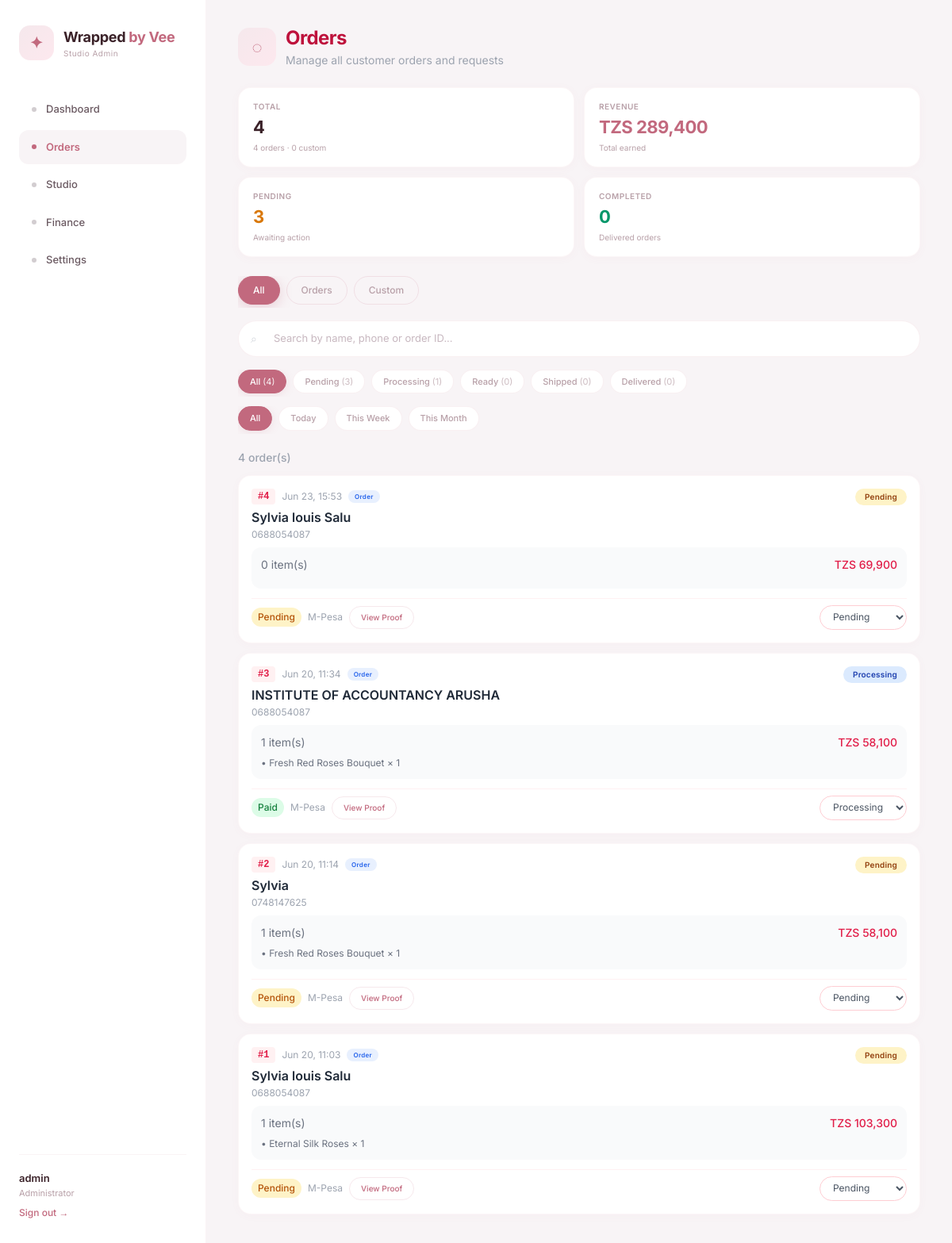
Page /admin/orders.php (signed in) on the committed database.
### tables this page shows
CREATE TABLE `orders` (
  `id` int(11) NOT NULL,
  `order_number` varchar(50) DEFAULT NULL,
  `client_name` varchar(255) NOT NULL,
  `client_email` varchar(255) DEFAULT NULL,
  `address` text NOT NULL,
  `phone` varchar(50) NOT NULL,
  `payment_method` varchar(50) DEFAULT 'M-Pesa',
  `total_amount` decimal(12,2) NOT NULL,
  `gift_wrap_selected` tinyint(1) DEFAULT 0,
  `status` varchar(50) DEFAULT 'Pending',
  `tracking_status` varchar(50) DEFAULT 'Pending',
  `payment_status` varchar(50) DEFAULT 'Pending',
  `items` text DEFAULT NULL,
  `delivery_notes` text DEFAULT NULL,
  `payment_proof` varchar(255) DEFAULT NULL,
  `created_at` timestamp NOT NULL DEFAULT current_timestamp()
);

### admin/orders.php (the view, shortened to what the rows shown need)
<?php
require_once '../functions.php';
$orderType = $_GET['type'] ?? 'all';
$statusFilter = $_GET['status'] ?? 'all';
$dateFilter = $_GET['date'] ?? 'all';
$searchQuery = $_GET['search'] ?? '';
$allOrders = getAllOrders();
$regularOrders = array_filter($allOrders, function($o) {
    return $o['payment_method'] !== 'Custom Request';
});
$customOrders = array_filter($allOrders, function($o) {
    return $o['payment_method'] === 'Custom Request';
});
if ($orderType === 'regular') {
    $orders = $regularOrders;
    $activeTab = 'regular';
} elseif ($orderType === 'custom') {
    $orders = $customOrders;
    $activeTab = 'custom';
} else {
    $orders = array_merge($regularOrders, $customOrders);
}
$filteredOrders = array_filter($orders, function($order) use ($statusFilter, $dateFilter, $searchQuery) {
    if ($statusFilter !== 'all' && $order['payment_method'] !== 'Custom Request') {
        if (($order['tracking_status'] ?? 'Pending') !== $statusFilter) {
            return false;
        }
    }
    if ($dateFilter !== 'all') {
        $orderDate = date('Y-m-d', strtotime($order['created_at']));
        $today = date('Y-m-d');
        $weekAgo = date('Y-m-d', strtotime('-7 days'));
        $monthAgo = date('Y-m-d', strtotime('-30 days'));
        if ($dateFilter === 'today' && $orderDate !== $today) return false;
        if ($dateFilter === 'week' && $orderDate < $weekAgo) return false;
        if ($dateFilter === 'month' && $orderDate < $monthAgo) return false;
    }
    if ($searchQuery) {
        $searchLower = strtolower($searchQuery);
        if (strpos(strtolower($order['client_name']), $searchLower) === false &&
            strpos(strtolower($order['phone']), $searchLower) === false &&
            strpos(strtolower($order['id']), $searchLower) === false) {
            return false;
        }
    }
    return true;
});
?>
<!DOCTYPE html>
<html lang="en">
<head>
    <script src="https://cdn.tailwindcss.com"></script>
</head>
<body>
<div class="main-content">
    <div class="max-w-7xl mx-auto">
        <div class="flex items-center gap-3 mb-6">
            <div>
                <h1 class="text-2xl font-bold text-rose-700 tracking-tight">Orders</h1>
            </div>
        </div>
        <div class="space-y-3">
            <?php if(count($filteredOrders) > 0): ?>
                <?php foreach($filteredOrders as $order):
                    $isCustom = $order['payment_method'] === 'Custom Request';
                    $orderDate = date('M d, H:i', strtotime($order['created_at']));
                    $proofPath = $order['payment_proof'] ?? '';
                    $hasProof = !empty($proofPath);
                    $proofExists = false;
                    $fullProofPath = '';
                    $proofFilename = '';
                    if ($hasProof) {
                        $proofFilename = basename($proofPath);
                        if (!$proofExists) {
                            $fullProofPath = $proofPath;
                        }
                    }
                    $isPaid = ($order['payment_status'] ?? 'Pending') === 'Paid';
                    if ($isCustom):
                        $notes = json_decode($order['delivery_notes'], true);
                        $requestType = $notes['request_type'] ?? 'General';
                        $badgeClass = 'badge-other';
                        if (strpos($requestType, 'Flower') !== false) $badgeClass = 'badge-flowers';
                        elseif (strpos($requestType, 'Gift') !== false) $badgeClass = 'badge-gift';
                        elseif (strpos($requestType, 'Decor') !== false) $badgeClass = 'badge-decor';
                        elseif (strpos($requestType, 'Event') !== false) $badgeClass = 'badge-event';
                ?>
                <div class="custom-card">
                    <div class="flex justify-between items-start mb-2">
                        <div>
                            <div class="flex items-center gap-2 mb-1">
                                <span class="text-xs font-mono font-bold text-purple-600 bg-purple-50 px-2 py-0.5 rounded">#<?php echo $order['id']; ?></span>
                                <span class="text-xs text-gray-400"><?php echo $orderDate; ?></span>
                                <span class="type-indicator type-custom">Custom</span>
                            </div>
                            <p class="font-semibold text-gray-800"><?php echo htmlspecialchars($order['client_name']); ?></p>
                            <p class="text-xs text-gray-400 mt-0.5"><?php echo htmlspecialchars($order['phone']); ?></p>
                        </div>
                        <span class="request-badge <?php echo $badgeClass; ?>"><?php echo htmlspecialchars($requestType); ?></span>
                    </div>
                    <div class="mb-2"><p class="text-sm text-gray-600">📍 <?php echo htmlspecialchars(substr($order['address'], 0, 60)); ?></p></div>
                    <div class="vision-box"><p class="text-xs text-rose-500 mb-1 font-medium">Vision</p><p class="text-sm text-gray-700"><?php echo htmlspecialchars($notes['vision'] ?? 'No description'); ?></p></div>
                    <?php if($notes['is_gift'] ?? false): ?>
                        <div class="mt-3 pt-2 border-t border-rose-50">
                            <p class="text-xs text-rose-500 font-medium">Gift for: <?php echo htmlspecialchars($notes['recipient_name'] ?? 'Someone special'); ?></p>
                        </div>
                    <?php endif; ?>
                </div>
                <?php else:
                    $statusClass = 'status-' . strtolower($order['tracking_status'] ?? 'pending');
                    $items = json_decode($order['items'], true);
                    $itemCount = count($items);
                ?>
                <div class="order-card">
                    <div class="flex justify-between items-start mb-2">
                        <div>
                            <div class="flex items-center gap-2 mb-1">
                                <span class="text-xs font-mono font-bold text-rose-600 bg-rose-50 px-2 py-0.5 rounded">#<?php echo $order['id']; ?></span>
                                <span class="text-xs text-gray-400"><?php echo $orderDate; ?></span>
                                <span class="type-indicator type-regular">Order</span>
                            </div>
                            <p class="font-semibold text-gray-800"><?php echo htmlspecialchars($order['client_name']); ?></p>
                            <p class="text-xs text-gray-400 mt-0.5"><?php echo htmlspecialchars($order['phone']); ?></p>
                        </div>
                        <span class="status-badge <?php echo $statusClass; ?>"><?php echo $order['tracking_status'] ?? 'Pending'; ?></span>
                    </div>
                    <div class="bg-gray-50 rounded-xl p-3 mb-3">
                        <div class="flex justify-between text-sm mb-2">
                            <span class="text-gray-500"><?php echo $itemCount; ?> item(s)</span>
                            <span class="font-medium text-rose-600">TZS <?php echo number_format($order['total_amount'], 0); ?></span>
                        </div>
                        <div class="text-xs text-gray-500 space-y-1">
                            <?php foreach(array_slice($items, 0, 2) as $item): ?>
                                <div>• <?php echo htmlspecialchars($item['name']); ?> × <?php echo $item['qty']; ?></div>
                            <?php endforeach; ?>
                        </div>
                    </div>
                    <div class="flex flex-wrap justify-between items-center gap-2 pt-2 border-t border-rose-50">
                        <div class="flex items-center gap-2 flex-wrap">
                            <span class="text-xs px-2 py-1 rounded-full <?php echo $isPaid ? 'bg-green-100 text-green-700' : 'bg-amber-100 text-amber-700'; ?> font-medium">
                                <?php echo $isPaid ? 'Paid' : 'Pending'; ?>
                            </span>
                            <?php if($order['payment_method']): ?>
                                <span class="text-xs text-gray-400"><?php echo $order['payment_method']; ?></span>
                            <?php endif; ?>
                            <?php if($hasProof): ?>
                                <button onclick="viewProof(<?php echo htmlspecialchars(json_encode(array_merge($order, ['proof_path' => $fullProofPath, 'proof_filename' => $proofFilename, 'proof_exists' => $proofExists]))); ?>)"
                                    class="btn-ghost-sm">
                                    View Proof
                                </button>
                            <?php endif; ?>
                        </div>
                        <div class="flex gap-2 flex-wrap">
                            <form method="POST" class="inline">
                                <select name="tracking_status" onchange="this.form.submit()" class="text-xs px-3 py-1.5 rounded-full border border-rose-200 bg-white text-gray-600 focus:outline-none focus:border-rose-400">
                                    <option value="Pending" <?php echo ($order['tracking_status'] ?? 'Pending') == 'Pending' ? 'selected' : ''; ?>>Pending</option>
                                    <option value="Processing" <?php echo ($order['tracking_status'] ?? '') == 'Processing' ? 'selected' : ''; ?>>Processing</option>
                                </select>
                            </form>
                        </div>
                    </div>
                </div>
                <?php endif; ?>
                <?php endforeach; ?>
            <?php endif; ?>
        </div>
    </div>
</div>
</body>
</html>

### rows in the picture
orders: id "4", created_at "Jun 23, 15:53", client_name "Sylvia louis Salu", phone "0688054087", tracking_status "Pending", itemCount "0", total_amount "69,900", payment_status "Pending", payment_method "M-Pesa"
orders: id "3", created_at "Jun 20, 11:34", client_name "INSTITUTE OF ACCOUNTANCY ARUSHA", phone "0688054087", tracking_status "Processing", items "1", total_amount "58,100", name "Fresh Red Roses Bouquet", qty "1", payment_status "Paid", payment_method "M-Pesa"
orders: id "2", created_at "Jun 20, 11:14", client_name "Sylvia", phone "0748147625", tracking_status "Pending", items "1", total_amount "58,100", name "Fresh Red Roses Bouquet", qty "1", payment_status "Pending", payment_method "M-Pesa"
orders: id "1", created_at "Jun 20, 11:03", client_name "Sylvia louis Salu", phone "0688054087", tracking_status "Pending", items "1", total_amount "103,300", name "Eternal Silk Roses", qty "1", payment_status "Pending", payment_method "M-Pesa"

### other values in the picture
$_SESSION['admin_username'] "admin"
$totalAllOrders "4"
$totalRegularOrders "4"
$totalCustomOrders "0"
$totalRevenue "289,400"
$pendingCount "3"
$completedCount "0"
$statusCounts['all'] "4"
$statusCounts['Pending'] "3"
$statusCounts['Processing'] "1"
$statusCounts['Ready'] "0"
$statusCounts['Shipped'] "0"
$statusCounts['Delivered'] "0"
count($filteredOrders) "4"
